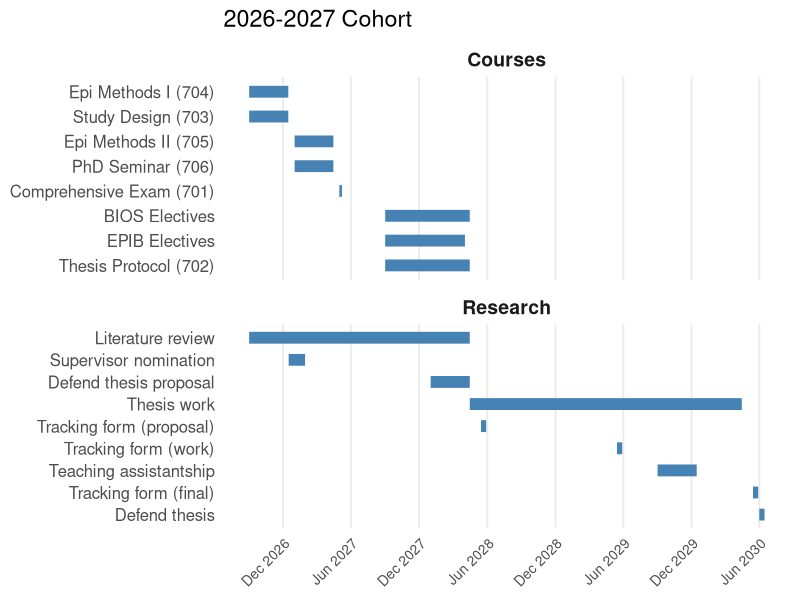

Generate this figure with R:
## ---- chunk 1
#| fig-width: 8
#| fig-height: 5


library(ggplot2)
## --- 1. Setup helpers ---
index_date <- as.Date("2026-09-01")

add_months <- function(date, n) {
  seq(date, by = paste(n, "months"), length.out = 2)[2]
}
add_md <- function(date, months = 0, days = 0) {
  add_months(date, months) + days
}

## --- 2. Define tasks (relative offsets) ---
tasks <- data.frame(
  task= c("Epi Methods I (704)", "Study Design (703)", 
    "Epi Methods II (705)", "PhD Seminar (706)", 
    "Comprehensive Exam (701)", "Thesis Protocol (702)", 
    "BIOS Electives", "EPIB Electives",
    "Literature review", "Supervisor nomination", 
    "Tracking form (proposal)", "Defend thesis proposal", 
    "Thesis work", "Tracking form (work)",
    "Teaching assistantship", "Tracking form (final)", 
    "Defend thesis"),
  start_m = c(0, 0, 4, 4, 8, 12, 12, 12, 0, 3, 20, 16, 19, 32, 36, 44, 45),
  start_d = c(0, 0, 0, 0, 0, 0, 0, 0, 0, 15, 14, 0, 14, 14, 0, 14, 0),
  end_m   = c(3, 3, 7, 7, 8, 19, 19, 19, 19, 4, 20, 19, 43, 32, 39, 44, 45),
  end_d   = c(14, 14, 14, 14, 7, 14, 14, 1, 14, 28, 28, 14, 14, 28, 14, 28, 14),
  group = c(rep("Courses", 8), rep("Research", 9)),
  stringsAsFactors = FALSE
)

## --- 3. Compute actual dates ---
#tasks$start_date <- mapply(function(m, d) 
#  add_md(index_date, m, d),
#  tasks$start_m, tasks$start_d)
#tasks$end_date <- mapply(function(m, d) 
#  add_md(index_date, m, d),
#  tasks$end_m, tasks$end_d)

tasks$start_date <- as.Date(mapply(function(m, d) 
  add_md(index_date, m, d),
  tasks$start_m, tasks$start_d))

tasks$end_date   <- as.Date(mapply(function(m, d) 
  add_md(index_date, m, d),
  tasks$end_m, tasks$end_d))

## --- 4. Plot with ggplot2 ---
ggplot(tasks, aes(y = reorder(task, start_date, descending = TRUE))) +
  geom_segment(aes(x = start_date, xend = end_date, yend = task),
    linewidth = 4, show.legend = FALSE, color = 'steelblue') + 
  facet_wrap(vars(group), ncol=1, scales = "free_y") + 
  scale_y_discrete(limits=rev) + ggtitle("2026-2027 Cohort") +
  #geom_point(aes(x = start_date), size = 2, show.legend = FALSE) +
  #geom_point(aes(x = end_date), size = 2, show.legend = FALSE) +
  scale_x_date(date_breaks = "6 months", date_labels = "%b %Y") +
  theme_minimal(base_size = 14) +
  theme(
    panel.grid.minor = element_blank(),
    panel.grid.major.y = element_blank(),
    axis.text.y = element_text(size=12),
    axis.text.x = element_text(size=10, angle=45, hjust=1),
    axis.title = element_blank(),
    strip.text = element_text(size = 14, face = "bold")
  )
